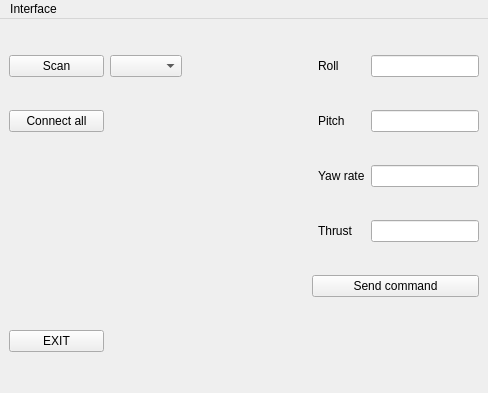
<?xml version="1.0" encoding="UTF-8"?>
<ui version="4.0">
 <class>MainWindow</class>
 <widget class="QMainWindow" name="MainWindow">
  <property name="geometry">
   <rect>
    <x>0</x>
    <y>0</y>
    <width>488</width>
    <height>393</height>
   </rect>
  </property>
  <property name="windowTitle">
   <string>Crazyflie Multiagent</string>
  </property>
  <property name="windowIcon">
   <iconset>
    <normaloff>../media/uoa_logo.png</normaloff>../media/uoa_logo.png</iconset>
  </property>
  <widget class="QWidget" name="centralwidget">
   <layout class="QGridLayout" name="gridLayout">
    <item row="2" column="6">
     <widget class="QLabel" name="label_yawrate">
      <property name="text">
       <string>Yaw rate</string>
      </property>
     </widget>
    </item>
    <item row="2" column="7">
     <widget class="QLineEdit" name="edit_yawrate"/>
    </item>
    <item row="1" column="6">
     <widget class="QLabel" name="label_pitch">
      <property name="text">
       <string>Pitch</string>
      </property>
     </widget>
    </item>
    <item row="3" column="6">
     <widget class="QLabel" name="label_thrust">
      <property name="text">
       <string>Thrust</string>
      </property>
     </widget>
    </item>
    <item row="3" column="7">
     <widget class="QLineEdit" name="edit_thrust"/>
    </item>
    <item row="1" column="0">
     <widget class="QPushButton" name="btn_connectall">
      <property name="text">
       <string>Connect all</string>
      </property>
     </widget>
    </item>
    <item row="1" column="7">
     <widget class="QLineEdit" name="edit_pitch"/>
    </item>
    <item row="0" column="7">
     <widget class="QLineEdit" name="edit_roll"/>
    </item>
    <item row="0" column="1">
     <widget class="QComboBox" name="combobox_drone"/>
    </item>
    <item row="4" column="5" colspan="3">
     <widget class="QPushButton" name="btn_snd_cmd">
      <property name="text">
       <string>Send command</string>
      </property>
     </widget>
    </item>
    <item row="5" column="0">
     <widget class="QPushButton" name="btn_exit">
      <property name="autoFillBackground">
       <bool>false</bool>
      </property>
      <property name="text">
       <string>EXIT</string>
      </property>
     </widget>
    </item>
    <item row="3" column="0">
     <spacer name="horizontalSpacer_11">
      <property name="orientation">
       <enum>Qt::Horizontal</enum>
      </property>
      <property name="sizeHint" stdset="0">
       <size>
        <width>81</width>
        <height>20</height>
       </size>
      </property>
     </spacer>
    </item>
    <item row="1" column="3" colspan="2">
     <spacer name="horizontalSpacer_2">
      <property name="orientation">
       <enum>Qt::Horizontal</enum>
      </property>
      <property name="sizeHint" stdset="0">
       <size>
        <width>55</width>
        <height>20</height>
       </size>
      </property>
     </spacer>
    </item>
    <item row="0" column="4" colspan="2">
     <spacer name="horizontalSpacer_3">
      <property name="orientation">
       <enum>Qt::Horizontal</enum>
      </property>
      <property name="sizeHint" stdset="0">
       <size>
        <width>72</width>
        <height>20</height>
       </size>
      </property>
     </spacer>
    </item>
    <item row="5" column="1" colspan="2">
     <spacer name="horizontalSpacer_19">
      <property name="orientation">
       <enum>Qt::Horizontal</enum>
      </property>
      <property name="sizeHint" stdset="0">
       <size>
        <width>89</width>
        <height>20</height>
       </size>
      </property>
     </spacer>
    </item>
    <item row="0" column="6">
     <widget class="QLabel" name="label_roll">
      <property name="text">
       <string>Roll</string>
      </property>
     </widget>
    </item>
    <item row="4" column="0" colspan="3">
     <spacer name="horizontalSpacer_12">
      <property name="orientation">
       <enum>Qt::Horizontal</enum>
      </property>
      <property name="sizeHint" stdset="0">
       <size>
        <width>185</width>
        <height>20</height>
       </size>
      </property>
     </spacer>
    </item>
    <item row="2" column="1" colspan="2">
     <spacer name="horizontalSpacer_8">
      <property name="orientation">
       <enum>Qt::Horizontal</enum>
      </property>
      <property name="sizeHint" stdset="0">
       <size>
        <width>89</width>
        <height>20</height>
       </size>
      </property>
     </spacer>
    </item>
    <item row="3" column="1" colspan="2">
     <spacer name="horizontalSpacer_9">
      <property name="orientation">
       <enum>Qt::Horizontal</enum>
      </property>
      <property name="sizeHint" stdset="0">
       <size>
        <width>89</width>
        <height>20</height>
       </size>
      </property>
     </spacer>
    </item>
    <item row="0" column="2" colspan="2">
     <spacer name="horizontalSpacer_6">
      <property name="orientation">
       <enum>Qt::Horizontal</enum>
      </property>
      <property name="sizeHint" stdset="0">
       <size>
        <width>13</width>
        <height>20</height>
       </size>
      </property>
     </spacer>
    </item>
    <item row="2" column="4">
     <spacer name="horizontalSpacer_15">
      <property name="orientation">
       <enum>Qt::Horizontal</enum>
      </property>
      <property name="sizeHint" stdset="0">
       <size>
        <width>69</width>
        <height>20</height>
       </size>
      </property>
     </spacer>
    </item>
    <item row="1" column="1" colspan="2">
     <spacer name="horizontalSpacer_7">
      <property name="orientation">
       <enum>Qt::Horizontal</enum>
      </property>
      <property name="sizeHint" stdset="0">
       <size>
        <width>89</width>
        <height>20</height>
       </size>
      </property>
     </spacer>
    </item>
    <item row="5" column="4" colspan="4">
     <spacer name="horizontalSpacer_20">
      <property name="orientation">
       <enum>Qt::Horizontal</enum>
      </property>
      <property name="sizeHint" stdset="0">
       <size>
        <width>247</width>
        <height>20</height>
       </size>
      </property>
     </spacer>
    </item>
    <item row="3" column="4">
     <spacer name="horizontalSpacer">
      <property name="orientation">
       <enum>Qt::Horizontal</enum>
      </property>
      <property name="sizeHint" stdset="0">
       <size>
        <width>69</width>
        <height>20</height>
       </size>
      </property>
     </spacer>
    </item>
    <item row="4" column="4">
     <spacer name="horizontalSpacer_17">
      <property name="orientation">
       <enum>Qt::Horizontal</enum>
      </property>
      <property name="sizeHint" stdset="0">
       <size>
        <width>69</width>
        <height>22</height>
       </size>
      </property>
     </spacer>
    </item>
    <item row="2" column="0">
     <spacer name="horizontalSpacer_10">
      <property name="orientation">
       <enum>Qt::Horizontal</enum>
      </property>
      <property name="sizeHint" stdset="0">
       <size>
        <width>81</width>
        <height>20</height>
       </size>
      </property>
     </spacer>
    </item>
    <item row="0" column="0">
     <widget class="QPushButton" name="btn_scan">
      <property name="text">
       <string>Scan</string>
      </property>
     </widget>
    </item>
   </layout>
  </widget>
  <widget class="QMenuBar" name="menuBar">
   <property name="geometry">
    <rect>
     <x>0</x>
     <y>0</y>
     <width>488</width>
     <height>22</height>
    </rect>
   </property>
   <widget class="QMenu" name="menuInterface">
    <property name="title">
     <string>Interface</string>
    </property>
    <addaction name="separator"/>
    <addaction name="separator"/>
    <addaction name="action3D_plotter"/>
    <addaction name="action3D_visualiser"/>
   </widget>
   <addaction name="menuInterface"/>
  </widget>
  <action name="action3D_plotter">
   <property name="text">
    <string>Simple Communication</string>
   </property>
  </action>
  <action name="action3D_visualiser">
   <property name="text">
    <string>3D visualiser</string>
   </property>
  </action>
 </widget>
 <resources/>
 <connections/>
</ui>
